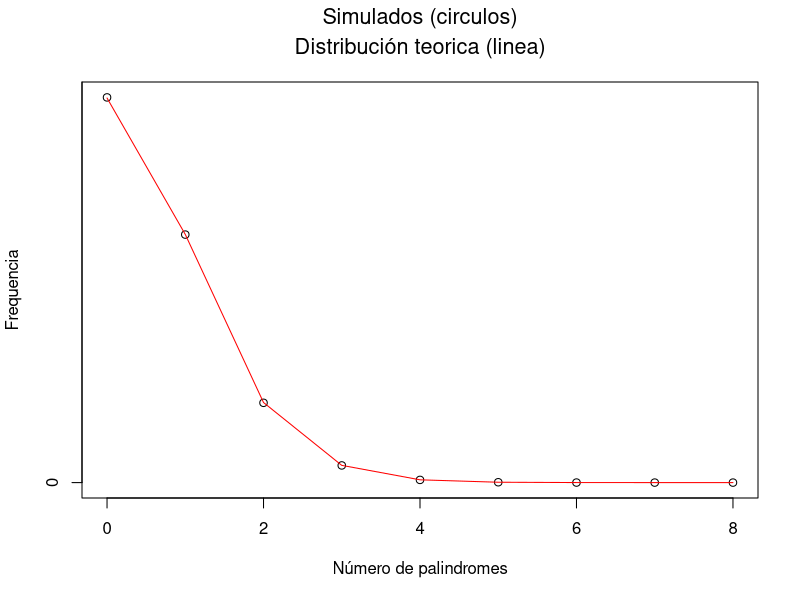
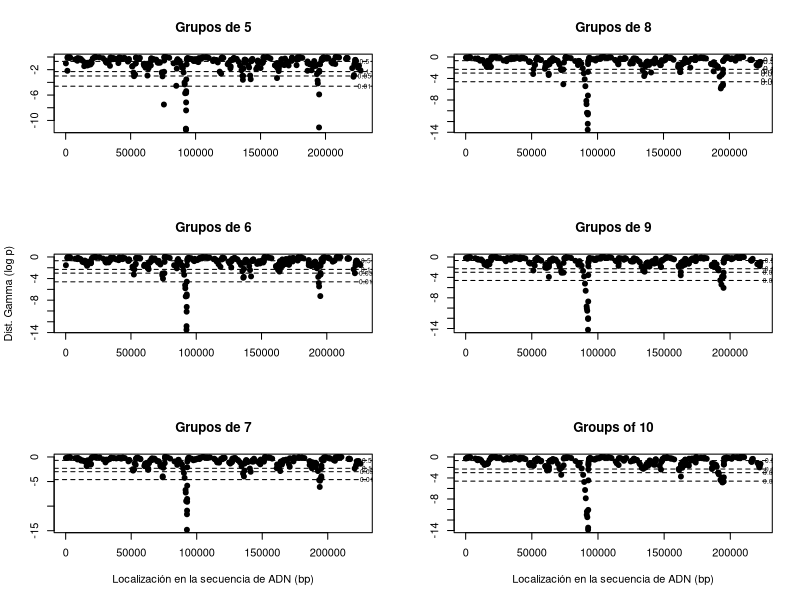
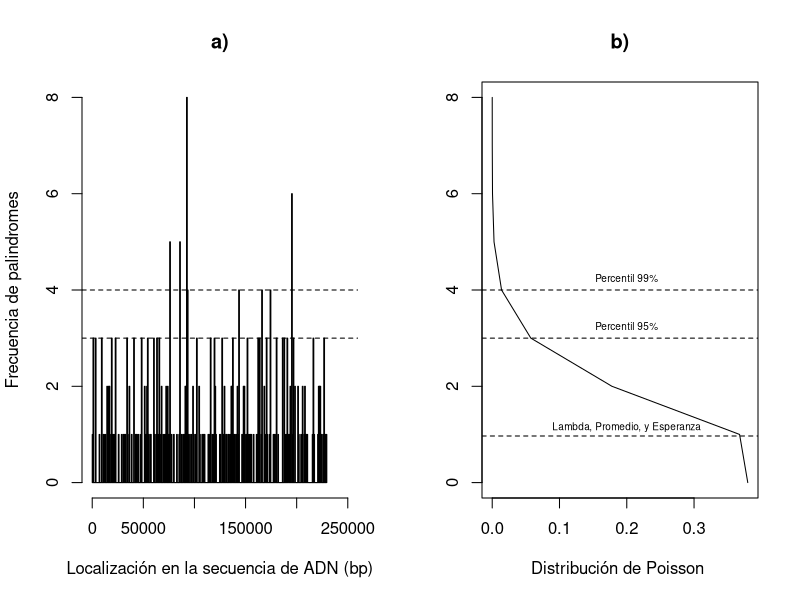
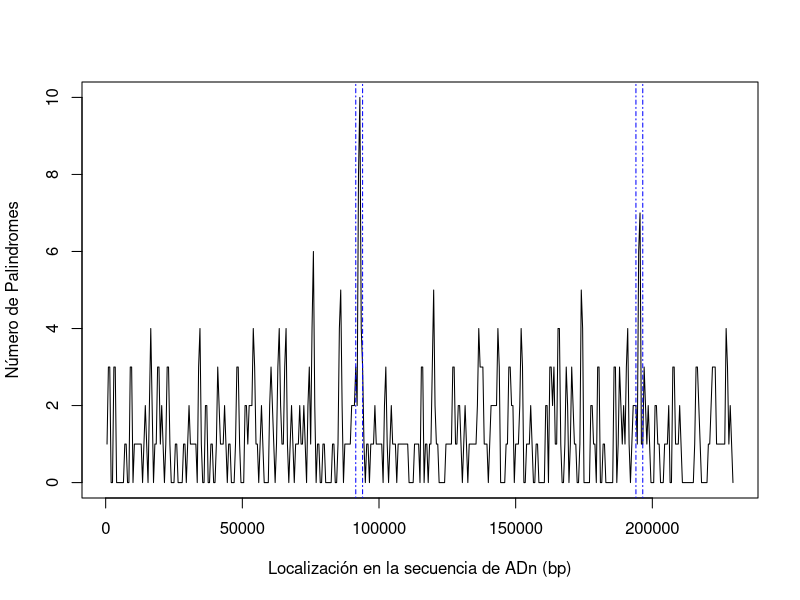

These figures' R source, in order:

## Simulación

## simulación usando Poisson y Gamma
## Codigo para 10000 replicas de la simulación

## largo de adn
lengthdna <- 229354
## número de palindromes
numberpalin <- 296
## iteraciones
iterate <- 10000

#matris para guardar las simulaciones

sim <- matrix(nrow=iterate, ncol=numberpalin)
for(i in 1:iterate){
  sim[i,] <- sample(1:lengthdna, numberpalin, replace=F)
}

# Codigo para sumar el número de conteos
breakslength <- 230001
breaksize <- 500
mybreaks <- seq(1,breakslength,breaksize)

# Matriz generada para guardar la simulación
sim.hist <-matrix(nrow=iterate, ncol=length(mybreaks)-1)
# Bucle para obtener los conteos al azar generados 

for(i in 1:iterate){
  sim.hist[i,] <- hist(sim[i,], breaks=mybreaks, right=F, plot=F)$counts
}
# Compilar los resultados de conteos en densidades de las observasiones
# Revisar la ayuda para el comando (table)  and probar  table(sample(2:11, 1000, replace=T))
sim.dens<-table(sim.hist)/(nrow(sim.hist)*ncol(sim.hist))

# codigo para resumir las distancias entre los datos de las octetas 
distances<-apply(sim, 1, function(x){diff(sort(x), lag=7)})

# Análisis de los datos simulados y analisis de las probabilidades
## Conteos
## Grafica
plot(as.numeric(names(sim.dens)), sim.dens, ylab="Frequencia", xlab="Número de palindromes")
mtext(side=3, line=2.7, "Simulados (circulos)", cex=1.3)
mtext(side=3, line=1.2, "Distribución teorica (linea)", cex=1.3)
lines(as.numeric(names(sim.dens)), dpois(0:(length(sim.dens)-1),
                                         lambda=(numberpalin*breaksize)/lengthdna ), col="red")

# Cargar los datos de palindromos en CMV, sustituyendo uno de los datos de la simulación
real_data <- read.csv("cmv.csv")
cmv <- real_data$location

#### Analizar la distribución de palindromes por secciones de adn
## Aquí s importante analizar la acumulación de palindromes (lag) en el espacio del adn
## Entonces para esto usaremos la distribución gamma.
## la distribución gamma requiere dos momementos, llamados shape (alfa) y rate (beta).
## También analizaremos la acumulación de palindromes en secciones de diferentes largos

par(mfcol = c(3, 2))

## Cada grafica tiene en el eje horizontal la localización en la secuencia de ADN en acumulaciones de palindormes de 5 a 10 palindromes
## el eje vertical tiene la distribución de probabilidad de observar el espaciamiento en estos grupos de clusters bajo una distribución gamma.
# La probabilidades estan en escala de logaritmos naturales.  

plot(cmv[1:(296-5)], pgamma(diff(cmv, lag=5), shape=5, rate=296/229354, log=T), ylab = "", xlab = "", main = "Grupos de 5", pch = 19) ## lag corresponde al número de palindromes donde se tendra la distancia del primer palindrome al ultimo palindrome del grupo. 
abline (h = c ( log(0.01), log(0.05), log(0.1), log(0.5)), lty = 2) ##  Agregar las lineas para señalar las p = 0.01, p = 0.05, p = 0.1 and p = 0.5 lty = 2 hace lineas punteads. 
text(x=c(230000,230000,230000),y=c(log(0.01), log(0.05), log(0.1),  log(0.5)),labels=c("0.01","0.05","0.1", "0.5"),cex=.6) ## Agregar etiquetas a las lineas

plot(cmv[1:(296-6)], pgamma(diff(cmv, lag=6), shape=6, rate=296/229354, log=T), ylab = "Dist. Gamma (log p)", xlab = "", main = "Grupos de 6", pch = 19)
abline (h = c ( log(0.01), log(0.05), log(0.1), log(0.5)), lty = 2)    
text(x=c(230000,230000,230000),y=c(log(0.01), log(0.05), log(0.1), log(0.5)),labels=c("0.01","0.05","0.1", "0.5"),cex=.6) 

plot(cmv[1:(296-7)], pgamma(diff(cmv, lag=7), shape=7, rate=296/229354, log=T), ylab = "", xlab = "Localización en la secuencia de ADN (bp)", main = "Grupos de 7", pch = 19)
abline (h = c ( log(0.01), log(0.05), log(0.1), log(0.5)), lty = 2)   ## Adding lines which is pointing out where p = 0.01, p = 0.05, p = 0.1 and p = 0.5 lty = 2 makes a dashed line. 
text(x=c(230000,230000,230000),y=c(log(0.01), log(0.05), log(0.1), log(0.5)),labels=c("0.01","0.05","0.1", "0.5"),cex=.6) ## adding labels for cutting lines

plot(cmv[1:(296-8)], pgamma(diff(cmv, lag=8), shape=8, rate=296/229354, log=T), ylab = "", xlab = "", main = "Grupos de 8", pch = 19)
abline (h = c ( log(0.01), log(0.05), log(0.1), log(0.5)), lty = 2)   ## Adding lines which is pointing out where p = 0.01, p = 0.05, p = 0.1 and p = 0.5 lty = 2 makes a dashed line. 
text(x=c(230000,230000,230000),y=c(log(0.01), log(0.05), log(0.1), log(0.5)),labels=c("0.01","0.05","0.1", "0.5"),cex=.8) ## adding labels for cutting lines

plot(cmv[1:(296-9)], pgamma(diff(cmv, lag=9), shape=9, rate=296/229354, log=T), ylab = "", xlab = "", main = "Grupos de 9", pch = 19)
abline (h = c ( log(0.01), log(0.05), log(0.1), log(0.5)), lty = 2)   ## Adding lines which is pointing out where p = 0.01, p = 0.05, p = 0.1 and p = 0.5 lty = 2 makes a dashed line. 
text(x=c(230000,230000,230000),y=c(log(0.01), log(0.05), log(0.1), log(0.5)),labels=c("0.01","0.05","0.1", "0.5"),cex=.6) ## adding labels for cutting lines

plot(cmv[1:(296-10)], pgamma(diff(cmv, lag=10), shape=10, rate=296/229354, log=T), ylab = "", xlab = "Localización en la secuencia de ADN (bp)", main = "Groups of 10", pch = 19)
abline (h = c ( log(0.01), log(0.05), log(0.1), log(0.5)), lty = 2)   ## Adding lines which is pointing out where p = 0.01, p = 0.05, p = 0.1 and p = 0.5 lty = 2 makes a dashed line. 
text(x=c(230000,230000,230000),y=c(log(0.01), log(0.05), log(0.1), log(0.5)),labels=c("0.01","0.05","0.1", "0.5"),cex=.6) ## adding labels for cutting lines

##### Unimos esto con una distribución de frecuencias
par(mfrow=c(1,2))
hist750<-hist(cmv,breaks=seq(0, 230000, 750), ylim = c(0,8)
              ,col="grey", main= "a)", xlab="Localización en la secuencia de ADN (bp)", xlim=c(0,250000),ylab="Frecuencia de palindromes", cex = 0.8)
abline(h=qpois(c(0.99),lambda=((296/229354)*750)), lty=2) ## Adding dashed line to point out 99 % quantile. lty = 2 makes a dashed pattern in the line. 
abline(h=qpois(c(0.95),lambda=((296/229354)*750)), lty=2)  ## Adding dashed line to point out 95 % quantile.

expect.750<- (296/229354)*750 ## Calcular lambda esperado para intervalos de 500 pb
plot(dpois(0:8, lambda = 750*(296/229354)), 0:8, type ='l', main = "b)", ylab= "", xlab= "Distribución de Poisson ", cex = 0.8)
abline(h= expect.750, lty=2) ## Agregar linea discontinua para señalar lambda bajo una distribución de Poissson
text(0.20, 1.15,"Lambda, Promedio, y Esperanza", cex= 0.6) ## etiquetar linea.
abline(h=qpois(c(0.99), (296/229354)*750), lty=2) ## Agregar linea para señalar el cuantil 99%. lty = 2 hace que la linea sea discontinua
text(0.20,4.25,"Percentil 99%", cex = 0.6)
abline(h=qpois(c(0.95), (296/229354)*750), lty=2) ## Agregar una linea discontinua para señalar el cuantil 95% . lty = 2 hace que la linea sea discontinua
text(0.20,3.25,"Percentil 95%", cex = 0.6) 

par(mfrow=c(1,1))

## Función para obtener la localizacion de inicio y final de los agrupameintos de cluster bajo el tamaño de grupo (lag) debinido, con lambda y valores de p bajo una distribución Gamma
## 4 datos son requeridos en esta funcion. file = juego de datos con la localizacion de los palindromes,  lag = tamaño del grupo a calcular el distanciamiento entre palindromes, lambda = media esperada de palindromes para el intervalo de ADN, p = valores de probabilidad de interes, 
## regularmente nos interesamos en los datos que estan en la cola de la probabilidad de distribución.
# la salida es un objeto tipo dataframe.

location.gamma <- function( file, lag, lambda, p){
  location_gamma <-data.frame(index = 1:(296-lag),loc=file[1:(296-lag)],dist=diff(cmv, lag= lag), prob= pgamma(diff(file, lag= lag), shape=lag, rate = lambda, log=T))
  return (data.frame (Indice = location_gamma$index [location_gamma$prob < log(p)],
                      loc.O=location_gamma$loc [location_gamma$prob < log(p)],loc.lag= location_gamma$loc[location_gamma$prob < log(p)]+ lag,
                      p = signif (exp(location_gamma$prob[location_gamma$prob < log(p)]),3)))
}

## Sliding window analysis
##USAGE:
# cmv.counts<-slide.window(hcmv, 230000, blocksize=3000, incr=400)

slide.window<-function(seqdata, total.length, blocksize=500, incr=100){
  block.right<-seq(blocksize,total.length, by=incr)
  block.left<-block.right-blocksize+1
  block.mid<-(block.right+block.left)/2
  nblocks<-length(block.right)
  count<-numeric(nblocks)
  rate<-numeric(nblocks)
  
  for(i in 1:nblocks) {
    focal<-seqdata[seqdata>block.left[i] & seqdata < block.right[i]]
    count[i]<-length(focal)
    rate[i]<-count[i] / blocksize
  }
  data.frame(count, rate, block.left, block.mid, block.right)
}

Table3<- slide.window(cmv, 230000, blocksize=1500, incr=500) ## Saving the data.frame to get locations for the bigger peaks.
sorted_Table3 <- Table3[order(Table3$count, decreasing = TRUE), ]
sorted_Table3

# plot(count ~ block.mid, data=cmv.counts, type="l")
plot(count ~ block.mid, data=slide.window(cmv, 230000, blocksize=1000, incr=500), type="l", xlab="Localización en la secuencia de ADn (bp)", ylab = "Número de Palindromes")
abline (v = 91500, lty = 10, col= "blue") ## adding a line to mark the starting location in the first recomeded section to search for replication site. 
abline (v = 94000, lty = 10, col = "blue") ## adding a line to mark the ending location in the first recomeded section to search for replication site.
abline (v = 194000, lty = 10, col = "blue") ## adding a line to mark the starting location in the second recomeded section to search for replication site.
abline (v = 196500, lty = 10, col = "blue") ## adding a line to mark the starting location in the second recomeded section to search for replication site.
